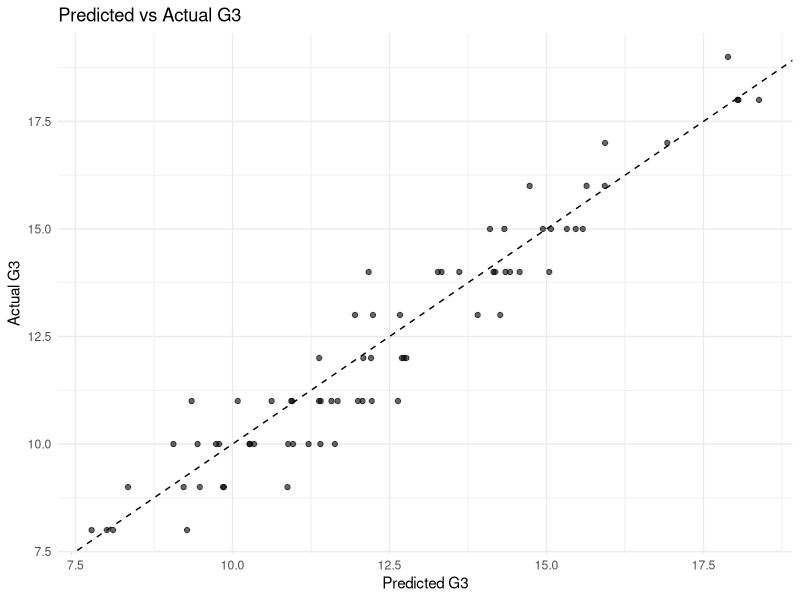

Here is the R script that generated this plot:
allData<-read.csv("student-mat.csv", sep=";", header=TRUE)

purgeData<-subset(allData, absences<=20 & higher=="yes" & G3>0 & school=="GP")
purgeData<-purgeData[,-1]
df.train<-purgeData[1:ceiling((nrow(purgeData)*(3/4))),]
df.test<-purgeData[((ceiling(nrow(purgeData)*(3/4)))+1):nrow(purgeData),]

# 載入必要套件
library(tidyverse)
library(caret)

# 1. 轉換類別變數為 factor
cat_vars <- c("sex","address","famsize","Pstatus",
              "Mjob","Fjob","reason","guardian",
              "schoolsup","famsup","paid","activities",
              "nursery","higher","internet","romantic")
df.train[cat_vars] <- lapply(df.train[cat_vars], as.factor)
df.test[cat_vars] <- lapply(df.test[cat_vars], as.factor)

# 移除只含單一層級的因子變數
factor_vars <- names(df.train)[sapply(df.train, is.factor)]
single_level_vars <- factor_vars[sapply(df.train[factor_vars], nlevels) < 2]
if (length(single_level_vars) > 0) {
  df.train <- df.train[, !(names(df.train) %in% single_level_vars)]
  df.test <- df.test[, !(names(df.test) %in% single_level_vars)]
}
# 移除測試集中的未使用層級
df.test <- droplevels(df.test)

# 2. 建立多元線性回歸模型 (以所有變數預測 G3)
model <- lm(G3 ~ ., data = df.train)

# 檢視模型摘要，確認係數、R²、p-value 等
summary(model)

# 3. 在測試集上做預測
pred <- predict(model, newdata = df.test)

# 計算 RMSE（評估模型在測試集的誤差）
rmse <- sqrt(mean((df.test$G3 - pred)^2))
cat("Test RMSE:", round(rmse, 3), "\n")

# 計算測試集 R²
r2 <- cor(df.test$G3, pred)^2
cat("Test R-squared:", round(r2, 3), "\n")

# 計算訓練集RMSE
trainRMSE <- sqrt(mean((df.train$G3 - predict(model, newdata = df.train))^2))
cat("Train RMSE:", round(trainRMSE, 3), "\n")

# 計算訓練集 R²
trainR2 <- cor(df.train$G3, predict(model, newdata = df.train))^2
cat("Train R-squared:", round(trainR2, 3), "\n")

# （可選）畫出預測值 vs 真實值的散佈圖，檢查模型效果
p<-ggplot(df.test, aes(x = pred, y = G3)) +
  geom_point(alpha = 0.6) +
  geom_abline(intercept = 0, slope = 1, linetype = "dashed") +
  labs(title = "Predicted vs Actual G3",
       x = "Predicted G3",
       y = "Actual G3") +
  theme_minimal()

print(p)